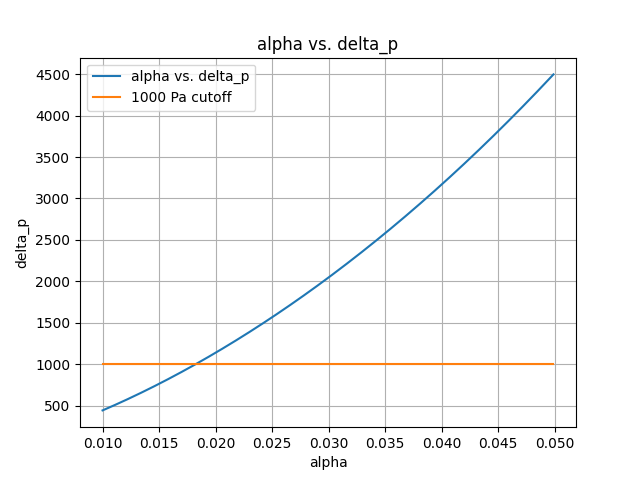

This chart was generated by the following Python code:
import data
import constants
import matplotlib.pyplot as plt 

plt.plot(data.x, [data.delta_p(a, constants.A, constants.t) for a in data.x], label = "alpha vs. delta_p")
plt.plot(data.x, [1000 for a in data.x], label = "1000 Pa cutoff")
plt.xlabel("alpha")
plt.ylabel("delta_p")
plt.title("alpha vs. delta_p")
plt.grid()
plt.legend()
plt.show()
